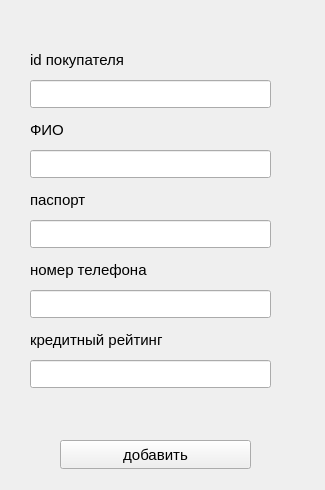
<?xml version="1.0" encoding="UTF-8"?>
<ui version="4.0">
 <class>add_buyer</class>
 <widget class="QWidget" name="add_buyer">
  <property name="geometry">
   <rect>
    <x>0</x>
    <y>0</y>
    <width>325</width>
    <height>490</height>
   </rect>
  </property>
  <property name="font">
   <font>
    <pointsize>11</pointsize>
   </font>
  </property>
  <property name="windowTitle">
   <string>Form</string>
  </property>
  <widget class="QPushButton" name="pushButton">
   <property name="geometry">
    <rect>
     <x>60</x>
     <y>440</y>
     <width>191</width>
     <height>29</height>
    </rect>
   </property>
   <property name="text">
    <string>добавить</string>
   </property>
  </widget>
  <widget class="QLineEdit" name="lineEdit_id">
   <property name="geometry">
    <rect>
     <x>30</x>
     <y>80</y>
     <width>241</width>
     <height>28</height>
    </rect>
   </property>
  </widget>
  <widget class="QLineEdit" name="lineEdit_fio">
   <property name="geometry">
    <rect>
     <x>30</x>
     <y>150</y>
     <width>241</width>
     <height>28</height>
    </rect>
   </property>
   <property name="font">
    <font>
     <pointsize>12</pointsize>
    </font>
   </property>
  </widget>
  <widget class="QLineEdit" name="lineEdit_pas">
   <property name="geometry">
    <rect>
     <x>30</x>
     <y>220</y>
     <width>241</width>
     <height>28</height>
    </rect>
   </property>
  </widget>
  <widget class="QLabel" name="lb_id">
   <property name="geometry">
    <rect>
     <x>30</x>
     <y>50</y>
     <width>121</width>
     <height>20</height>
    </rect>
   </property>
   <property name="text">
    <string>id покупателя</string>
   </property>
  </widget>
  <widget class="QLabel" name="lb_fio">
   <property name="geometry">
    <rect>
     <x>30</x>
     <y>120</y>
     <width>63</width>
     <height>20</height>
    </rect>
   </property>
   <property name="text">
    <string>ФИО</string>
   </property>
  </widget>
  <widget class="QLabel" name="lb_pas">
   <property name="geometry">
    <rect>
     <x>30</x>
     <y>190</y>
     <width>71</width>
     <height>20</height>
    </rect>
   </property>
   <property name="text">
    <string>паспорт</string>
   </property>
  </widget>
  <widget class="QLabel" name="lb_phone">
   <property name="geometry">
    <rect>
     <x>30</x>
     <y>260</y>
     <width>141</width>
     <height>20</height>
    </rect>
   </property>
   <property name="text">
    <string>номер телефона</string>
   </property>
  </widget>
  <widget class="QLabel" name="lb_credit">
   <property name="geometry">
    <rect>
     <x>30</x>
     <y>330</y>
     <width>161</width>
     <height>20</height>
    </rect>
   </property>
   <property name="text">
    <string>кредитный рейтинг</string>
   </property>
  </widget>
  <widget class="QLineEdit" name="lineEdit_phone">
   <property name="geometry">
    <rect>
     <x>30</x>
     <y>290</y>
     <width>241</width>
     <height>28</height>
    </rect>
   </property>
  </widget>
  <widget class="QLineEdit" name="lineEdit_credit">
   <property name="geometry">
    <rect>
     <x>30</x>
     <y>360</y>
     <width>241</width>
     <height>28</height>
    </rect>
   </property>
  </widget>
 </widget>
 <resources/>
 <connections/>
</ui>
